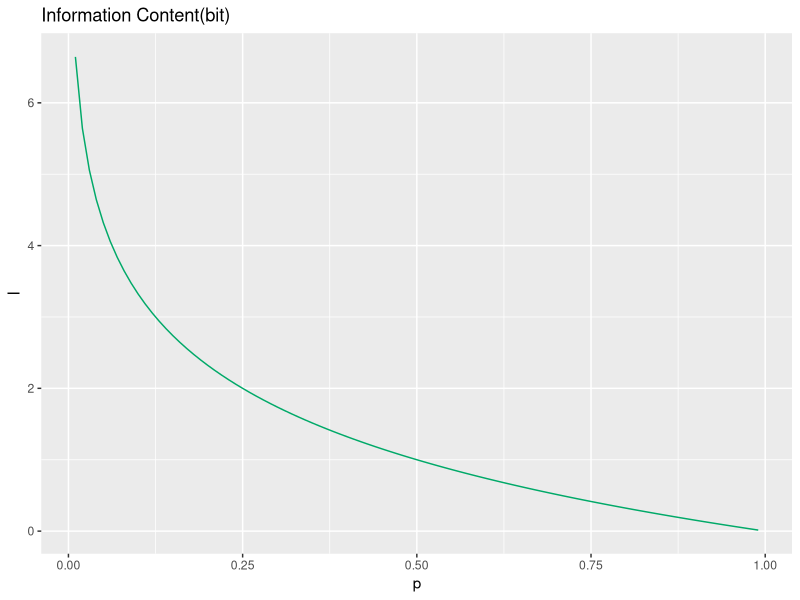
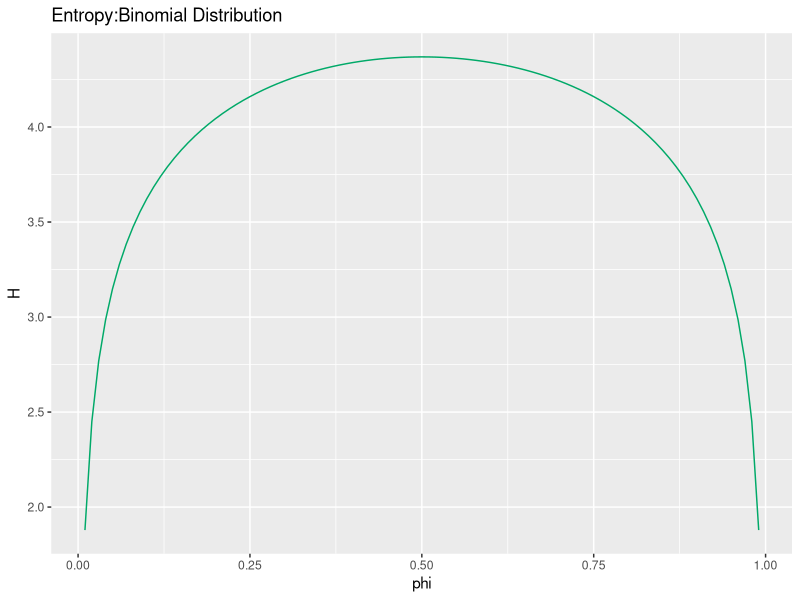
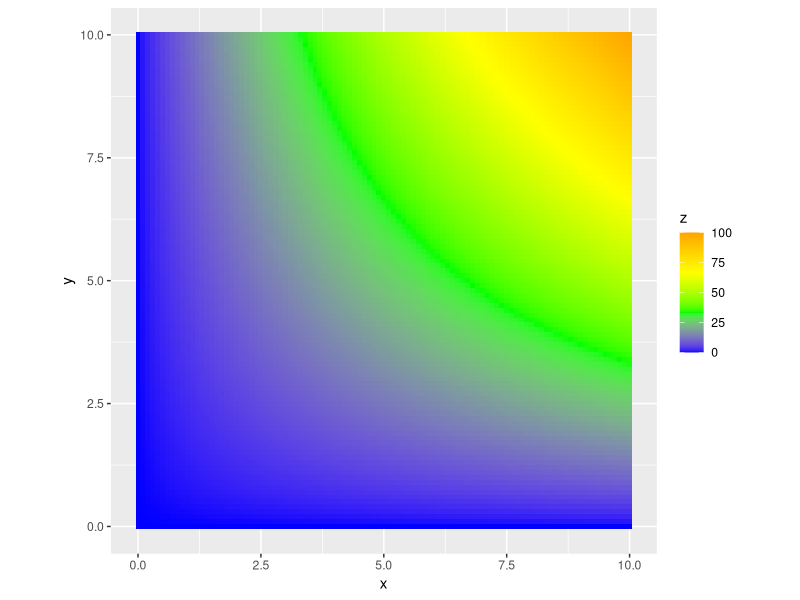
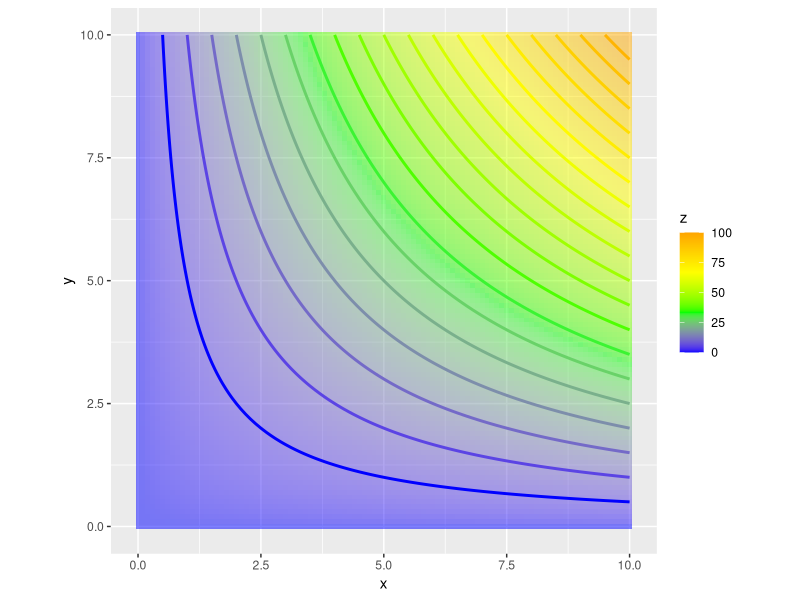
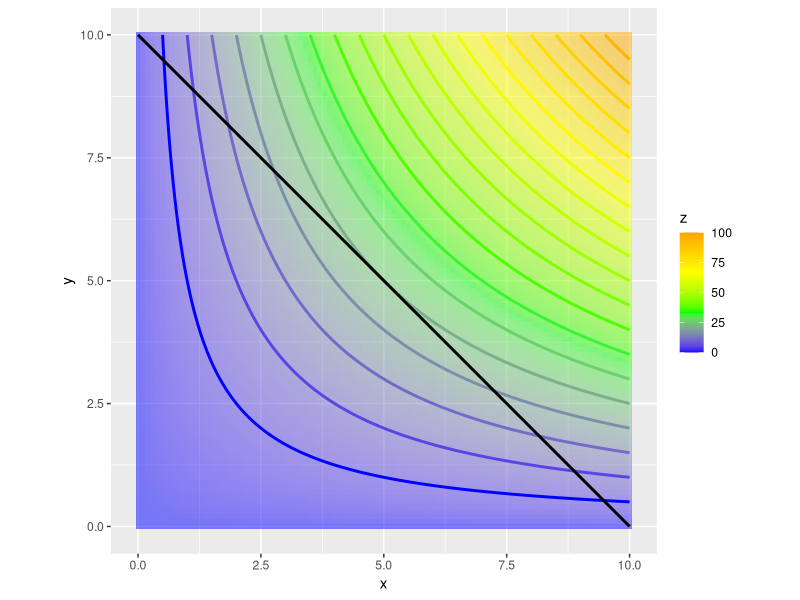

Write R code to recreate these figures, in order.

# 1.1.8 KL情報量 -------------------------------------------------------------------

# 情報量 ---------------------------------------------------------------------

# 確率
p <- c(0.2, 0.6)

# 情報量
- log2(p)


## 確率と情報量の関係

# 利用パッケージ
library(tidyverse)

# 作図
tibble(
  p = seq(0.01, 0.99, 0.01), # 確率
  I = - log2(p) # 情報量
) %>% 
  ggplot(mapping = aes(x = p, y = I)) + # データ
    geom_line(color = "#00A968") + # 折れ線グラフ
    labs(title = "Information Content(bit)") # タイトル


# 平均情報量 -------------------------------------------------------------------

## 二項分布のパラメータと平均情報量(エントロピー)の関係

# 試行回数を指定
N <- 100

# 表の回数
x <- 0:N

# 二項分布のパラメータ(コインの歪み具合)
phi <- seq(0.01, 0.99, 0.01)

# phiごとに平均情報量を計算
H <- NULL # 平均情報量を初期化
for(i in seq_along(phi)) {
  p <- dbinom(x, N, phi[i]) # 表の回数ごとの確率
  I <- - log2(p) # 情報量
  H <- c(H, sum(p * I)) # 平均情報量を追加
}

# 作図
tibble(
  phi = phi, # 二項分布のパラメータ
  H = H # 平均情報量
) %>% 
  ggplot(mapping = aes(x = phi, y = H)) + # データ
    geom_line(color = "#00A968") + # 折れ線グラフ
    labs(title = "Entropy:Binomial Distribution") # タイトル


# 1.1.11 ラグランジュの未定乗数法 ------------------------------------------------------------------

# 利用パッケージ
library(tidyverse)


# 面積のデータフレームを作成
f_xy <- tibble(
  x = rep(seq(0, 10, 0.1), 101), 
  y = rep(seq(0, 10, 0.1), each = 101), 
  z = x * y
)

# 辺と面積の関係を可視化(ヒートマップ)
ggplot(data = f_xy, mapping = aes(x = x, y = y, fill = z)) + # データ
  geom_tile() + # ヒートマップ
  scale_fill_gradientn(colors = c("blue", "green", "yellow", "orange")) + # タイルの色
  coord_fixed(ratio = 1) # 縦横比


# 辺と面積の関係を可視化(等高線)
ggplot(data = f_xy, mapping = aes(x = x, y = y, z = z)) + # データ
  geom_tile(aes(fill = z), alpha = 0.5) + # ヒートマップ
  scale_fill_gradientn(colors = c("blue", "green", "yellow", "orange")) + # タイルの色
  geom_contour(aes(color = stat(level)), binwidth = 5, size = 1) + # 等高線
  scale_color_gradientn(colors = c("blue", "green", "yellow", "orange")) + # 線の色
  guides(color = FALSE) + # 凡例
  coord_fixed(ratio = 1) # 縦横比


# 制約のデータフレームを作成
g_xy <- tibble(
  x = seq(0, 10, 0.1), 
  y = 10 - x
)

# 面積と制約の関係を可視化
ggplot() + 
  geom_tile(data = f_xy, mapping = aes(x = x, y = y, fill = z), alpha = 0.5) + # ヒートマップ
  scale_fill_gradientn(colors = c("blue", "green", "yellow", "orange")) + # タイルの色
  geom_contour(data = f_xy, aes(x = x, y = y, z = z, color = stat(level)), 
               binwidth = 5, size = 1) + # 等高線
  scale_color_gradientn(colors = c("blue", "green", "yellow", "orange")) + # 線の色
  geom_line(data = g_xy, mapping = aes(x = x, y = y), size = 1) + # 折れ線グラフ
  guides(color = FALSE) + # 凡例
  coord_fixed(ratio = 1) # 縦横比


